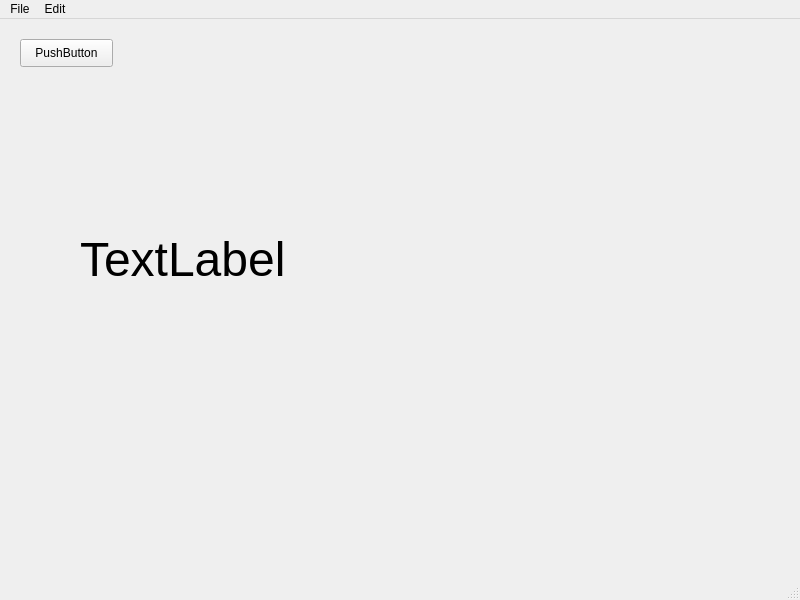
<?xml version="1.0" encoding="UTF-8"?>
<ui version="4.0">
 <class>mainWindow</class>
 <widget class="QMainWindow" name="mainWindow">
  <property name="geometry">
   <rect>
    <x>0</x>
    <y>0</y>
    <width>800</width>
    <height>600</height>
   </rect>
  </property>
  <property name="windowTitle">
   <string>MainWindow</string>
  </property>
  <widget class="QWidget" name="centralwidget">
   <widget class="QPushButton" name="b1">
    <property name="geometry">
     <rect>
      <x>20</x>
      <y>20</y>
      <width>93</width>
      <height>28</height>
     </rect>
    </property>
    <property name="text">
     <string>PushButton</string>
    </property>
   </widget>
   <widget class="QLabel" name="label">
    <property name="geometry">
     <rect>
      <x>80</x>
      <y>150</y>
      <width>621</width>
      <height>181</height>
     </rect>
    </property>
    <property name="font">
     <font>
      <pointsize>36</pointsize>
     </font>
    </property>
    <property name="text">
     <string>TextLabel</string>
    </property>
   </widget>
  </widget>
  <widget class="QMenuBar" name="menubar">
   <property name="geometry">
    <rect>
     <x>0</x>
     <y>0</y>
     <width>800</width>
     <height>26</height>
    </rect>
   </property>
   <widget class="QMenu" name="menuFile">
    <property name="title">
     <string>File</string>
    </property>
    <widget class="QMenu" name="menuSave">
     <property name="title">
      <string>Save</string>
     </property>
     <addaction name="actionSave_as"/>
    </widget>
    <addaction name="actionOpen"/>
    <addaction name="menuSave"/>
   </widget>
   <widget class="QMenu" name="menuEdit">
    <property name="title">
     <string>Edit</string>
    </property>
    <addaction name="actionCopy"/>
    <addaction name="actionPaste"/>
   </widget>
   <addaction name="menuFile"/>
   <addaction name="menuEdit"/>
  </widget>
  <widget class="QStatusBar" name="statusbar"/>
  <action name="actionOpen">
   <property name="text">
    <string>Open...</string>
   </property>
   <property name="statusTip">
    <string>Open a file</string>
   </property>
   <property name="shortcut">
    <string>Ctrl+O</string>
   </property>
  </action>
  <action name="actionSave_as">
   <property name="text">
    <string>Save as....</string>
   </property>
   <property name="statusTip">
    <string>Save a file</string>
   </property>
  </action>
  <action name="actionCopy">
   <property name="text">
    <string>Copy</string>
   </property>
   <property name="statusTip">
    <string>Copy this file</string>
   </property>
  </action>
  <action name="actionPaste">
   <property name="text">
    <string>Paste</string>
   </property>
  </action>
 </widget>
 <resources/>
 <connections/>
</ui>
